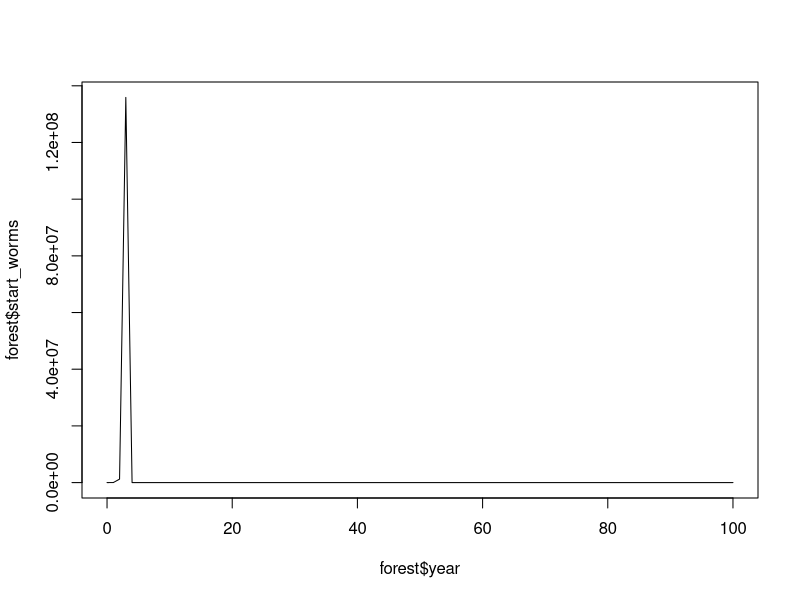
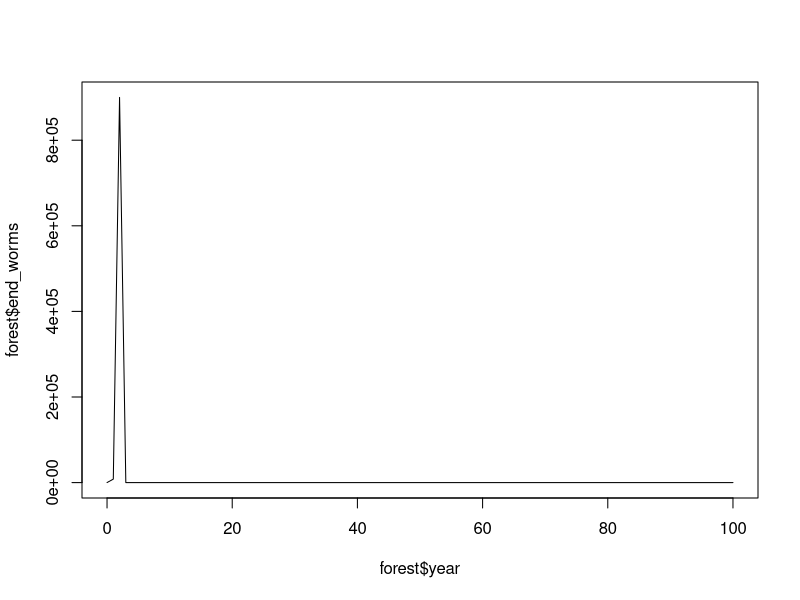

These charts were generated, in order, by the following R code:
## ------------------------------------------------------------------------
## Budworm Simulation
## Thinking in Systems, pg 92
## Author: Ben Claassen
## ------------------------------------------------------------------------


# Libraries ---------------------------------------------------------------
library(tidyverse)

# Assumptions and constants -----------------------------------------------
# Each worm can create 150 new worms
# <https://apps.fs.usda.gov/r6_decaid/views/western_spruce_budworm.html>
rate_wormReproduction <- 150
# Each predator (bird) lays 6 eggs <mostly invented>
# <https://www.10000birds.com/spruce-budworms-and-the-warblers-that-eat-them.htm>
# <https://en.wikipedia.org/wiki/Tennessee_warbler>
rate_predatorReproduction <- 6 
# Each fir creates 2 more firs each year <invented>
# Firs crowd out other trees overtime, so we can model their numbers expanding
#      even while ignoring other species
rate_firReproduction <- 2


# 1 fir is killed by 10,000 worms <invented>
rate_firDeath_worm <- 10000

# 1,000 worms are eaten per predator <invented>
rate_wormDeath_predators <- 1000




# Process -----------------------------------------------------------------

## Chronological steps
# (1) Trees, worms, and predators reproduce
# (2) Predators eat worms in the spring. If they cannot find enough worms then they starve to death
# (3) Worms eat trees in the summer. If they cannot find enough trees then they starve to death
# (4) Trees that have too many worms do not survive the winter

## Other assumptions
# - Worms are assumed to saturate trees before moving on
# - If any of the three populations die off, one (1) moves in to the area at the start of the next year
# - No bounds on the area
# - No member of a population dies from any other cause than starvation or predation



# Initialize storage matrix -----------------------------------------------


forest <- as.data.frame(
  matrix(0, 101, 7)
)

names(forest) <- c('year', 'start_worms', 'start_predators', 'start_fir', 'end_worms', 'end_predators', 'end_fir')

forest[,1] <- 0:100 # Set time periods
forest[1,2] <- 0 # Set start value to 0
forest[1,3] <- 0 # Set start value to 0
forest[1,4] <- 0 # Set start value to 0

forest[1,5] <- 100 # Start simulation with 100 worms
forest[1,6] <- 1 # Start simulation with 1 predator
forest[1,7] <- 10 # Start simulation with 10 fir

head(forest)



# Fill out [forest] matrix ----------------------------------------------------
# x=2
for(x in 2:101) {
  previous <- forest[(x-1),]
  current <- forest[x,]
  previous
  current
  
  # If any of the three populations has dropped to 0, then a new 1 moves into the area before reproduction
  
  if(current$start_worms <= 0) {
    current$start_worms <- 1
  }
  if(current$start_predators <= 0) {
    current$start_predators <- 1
  }
  if(current$start_fir <= 0) {
    current$start_fir <- 1
  }
  
  
  # Worms reproduce at beginning of year
  current$start_worms <- (previous$end_worms * rate_wormReproduction) + previous$end_worms
  # Predators reproduce
  current$start_predators <- (previous$end_predators * rate_predatorReproduction) + previous$end_predators
  # Firs reproduce
  current$start_fir <- floor(previous$end_fir * rate_firReproduction) + previous$end_fir
  
  # Predators eat worms or starve
  if(current$start_worms >= current$start_predators * rate_wormDeath_predators) { # If there are enough worms to feed all predators, then...
    current$end_predators <- current$start_predators # ...all predators survive
    current$end_worms <- current$start_worms - (current$start_predators * rate_wormDeath_predators)# ... and worms are reduced proportional to the number of predators
  } else { # Else, all worms are eaten, and the remaining predators starve
    current$end_predators <- floor(current$start_worms / rate_wormDeath_predators) # Set predators to the max whole number that can find enough worms to eat
    current$end_worms <- 0
  }
  
  

# -------------------------------------------------------------------------
# -------------------------------------------------------------------------

  
  # if(current$start_worms >= current$start_predators * rate_wormDeath_predators) {
  #   current$end_worms <- current$start_worms - (current$start_predators * rate_wormDeath_predators)
  #   if(current$end_worms < 1) {
  #     current$end_worms <- 1
  #   }
  #   
  #   current$end_predators <- current$start_predators
  # } else {
  #   current$end_predators <- floor(current$start_worms / rate_wormDeath_predators)
  #   if(current$end_predators < 1) {
  #     current$end_predators <- 1
  #   }
  #   
  #   current$end_worms <- current$start_worms - (current$end_predators * rate_wormDeath_predators)
  #   if(current$end_worms < 1) {
  #     current$end_worms <- 1
  #   }
  # }
  
  
  # Worms eat fir or starve
  if(current$start_fir >= current$end_worms / rate_firDeath_worm) {
    current$end_worms <- current$end_worms
  } else {
    current$end_worms <- current$start_fir * rate_firDeath_worm
  }
  
  # Fir die
  current$end_fir <- current$start_fir - floor(current$end_worms / rate_firDeath_worm)
  if(current$end_fir < 0) {
      current$end_fir <- 1
    }
  ##
  current
  forest[x,] <- current
  head(forest)
}

head(forest)
# forest %>% clipr::write_clip()

plot(type = 'l', forest$year, forest$start_worms)
plot(type = 'l', forest$year, forest$end_worms)

